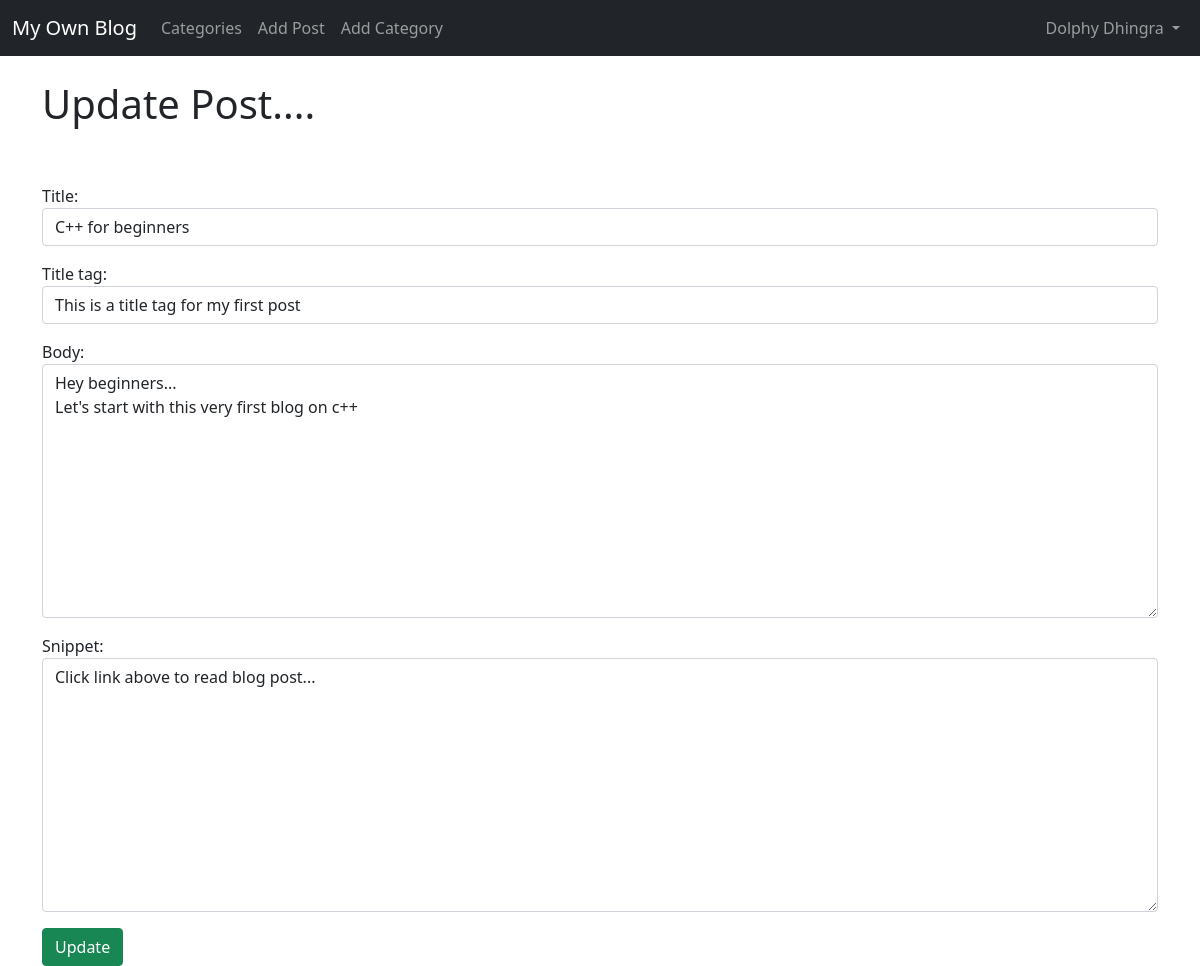
Page /article/edit/2 (signed in) on the committed database.
### blog/models.py (models this page shows, shortened)
class Post(models.Model):
    title=models.CharField(max_length=255)
    header_image=models.ImageField(null=True, blank=True, upload_to="images/")
    title_tag=models.CharField(max_length=255)
    author=models.ForeignKey(User,on_delete=models.CASCADE)
    body=RichTextField(blank=True, null=True)
    post_date=models.DateField(auto_now_add=True)
    category=models.CharField(max_length=255,default='coding')
    snippet=models.CharField(max_length=255)
    likes=models.ManyToManyField(User, related_name='blog_posts')

### blog/views.py (the view)
# urls.py: path('article/edit/<int:pk>',UpdatePostView.as_view(),name='update_post'),
class UpdatePostView(UpdateView):
    model=Post
    form_class=EditForm
    template_name='update_post.html'

### blog/forms.py
class EditForm(forms.ModelForm):
    class Meta:
        model=Post
        fields=('title','title_tag','body','snippet')
        widgets={
            'title': forms.TextInput(attrs={'class':'form-control','placeholder':'Enter the title'}),
            'title_tag': forms.TextInput(attrs={'class':'form-control'}),
            'body': forms.Textarea(attrs={'class':'form-control'}),
            'snippet': forms.Textarea(attrs={'class':'form-control'})
        }

### blog/templates/update_post.html (shortened to what this page needs)
{% extends 'base.html' %}
{% block content %}
{% if user.is_authenticated %}
   {% if user.id == post.author.id %}
      <h1>Update Post....</h1>
      <br><br>
      <div class="from-group">
      <form method="POST">
      {{ form.as_p }}
      <button class="btn btn-success">Update</button>
      </div>
   {% else %}
      <h2>You aren't authenticated....!!</h2>
   {% endif %}
{% else %}
<h2>You aren't authenticated....!!</h2>
{% endif %}
{% endblock %}

### blog/templates/base.html (shortened to what this page needs)
<!doctype html>
<html lang="en">
  <head>
    <link href="https://cdn.jsdelivr.net/npm/bootstrap@5.0.0-beta1/dist/css/bootstrap.min.css" rel="stylesheet">
  </head>
  <body>
    <nav class="navbar navbar-expand-lg navbar-dark bg-dark">
        <div class="container-fluid">
          <a class="navbar-brand" href="{% url 'home' %}">My Own Blog</a>
          <div class="collapse navbar-collapse" id="navbarSupportedContent">
            <ul class="navbar-nav me-auto mb-2 mb-lg-0">
              {% if cat_menu %}
              <li class="nav-item dropdown">
                <a class="nav-link dropdown-toggle" href="#" id="navbarDropdown" role="button" data-bs-toggle="dropdown" aria-expanded="false">
                  Categories
                </a>
                <ul class="dropdown-menu" aria-labelledby="navbarDropdown">
                  {% for item in cat_menu %}
                  <a class="dropdown-item" href="{% url 'category' item|slugify %}">{{ item }}</a>
                  {% endfor %}
                </ul>
              </li>
              {% else %}
              <li class="nav-item">
                <a class="nav-link" href="{% url 'category_list' %}">Categories</a>
              </li>
              {% endif %}
              {% if user.is_authenticated %}
                 <li class="nav-item">
                   <a class="nav-link" href="{% url 'add_post' %}">Add Post</a>
                 </li>
                 <li class="nav-item">
                  <a class="nav-link" href="{% url 'add_category' %}">Add Category</a>
                 </li>
              {% endif %}
            </ul>
        {% if user.is_authenticated %}
            <ul class="navbar-nav ml-auto">
              <li class="nav-item dropdown">
                <a class="nav-link dropdown-toggle" href="#" id="navbarDropdown" role="button" data-bs-toggle="dropdown" aria-expanded="false">
                  {{ user.first_name }} {{ user.last_name }}
                </a>
              </li>
            </ul>
        {% endif %}
          </div>
        </div>
      </nav>
      <br>
      <div class="container">
        {% block content %}
        {% endblock %}
      </div>
  </body>
</html>

### rows in the picture
Post: title "C++ for beginners", title_tag "This is a title tag for my first post", body "Hey beginners... Let's start with this very first blog on c++", snippet "Click link above to read blog post..."

### other values in the picture
{{ user.first_name }} "Dolphy"
{{ user.last_name }} "Dhingra"
